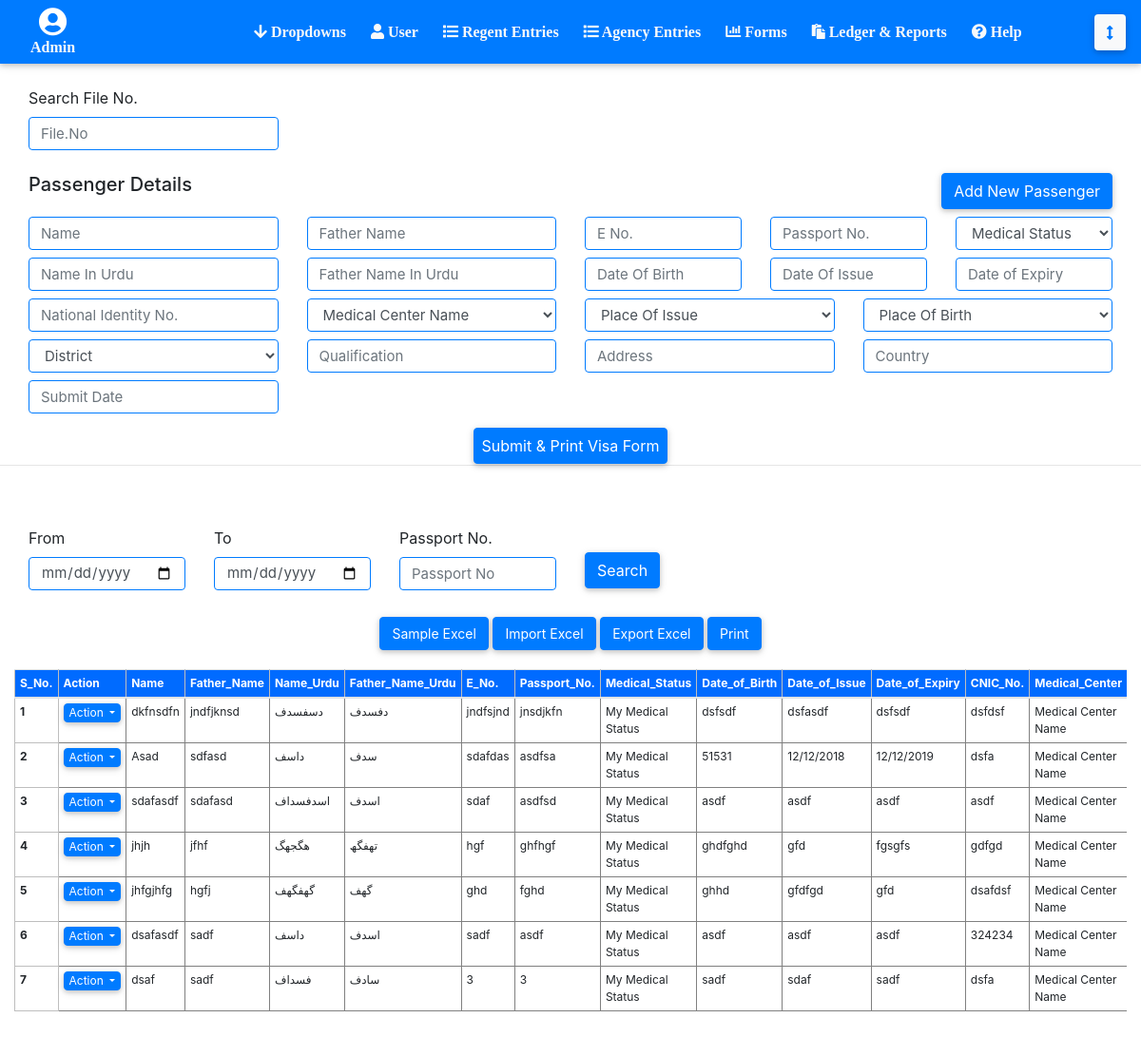
Screenshot of /Regent-Entry-Passenger-Detail.php (signed in) with the database file from the repository.
### tables this page shows
CREATE TABLE `passenger_details` (
  `passenger_id` int(11) NOT NULL,
  `regent_id` int(11) UNSIGNED NOT NULL,
  `user_id` int(11) NOT NULL,
  `passenger_name` varchar(30) DEFAULT NULL,
  `passenger_name_urdu` varchar(30) DEFAULT NULL,
  `passenger_national_identity_no` varchar(30) DEFAULT NULL,
  `passenger_district_id` int(11) DEFAULT NULL,
  `passenger_father_name` varchar(30) DEFAULT NULL,
  `passenger_father_name_urdu` varchar(30) DEFAULT NULL,
  `passenger_medical_center_id` int(11) DEFAULT NULL,
  `passenger_qualification` varchar(30) DEFAULT NULL,
  `passenger_eno` varchar(30) DEFAULT NULL,
  `passenger_dob` varchar(30) DEFAULT NULL,
  `passenger_place_of_issue_id` int(11) DEFAULT NULL,
  `passenger_address` text DEFAULT NULL,
  `passenger_passport_no` varchar(30) DEFAULT NULL,
  `passenger_date_of_issue` varchar(30) DEFAULT NULL,
  `passenger_medical_status_id` int(11) DEFAULT NULL,
  `passenger_date_of_expiry` varchar(30) DEFAULT NULL,
  `passenger_place_of_birth_id` int(11) DEFAULT NULL,
  `passenger_country` varchar(30) DEFAULT NULL,
  `passenger_submit_date` varchar(30) DEFAULT NULL,
  `current_date_submission` varchar(255) NOT NULL,
  `type` varchar(20) DEFAULT NULL,
  `status` varchar(255) DEFAULT NULL
);

CREATE TABLE `passenger_medical_status` (
  `passenger_medical_status_id` int(11) NOT NULL,
  `name` varchar(255) NOT NULL
);

CREATE TABLE `passenger_medical_center` (
  `passenger_medical_center_id` int(11) NOT NULL,
  `name` varchar(255) NOT NULL
);

### Regent-Entry-Passenger-Detail.php (the view, shortened to what the rows shown need)
<?php
include('connect.php');
include('header.php');
$role = $_SESSION['role'];
?>
<br><br>
<br>
<br>
<section class="container-fluid">
            <table class="table table-responsive mb-5  " style="padding-bottom:130px;">
                <thead>
                    <tr>
                      <th scope="col">S_No.</th>
                      <th scope="col" ><span class="text-primary"></span>Action<span class="text-primary"></span></th>
                      <th scope="col">Name</th>
                      <th scope="col">Father_Name</th>
                      <th scope="col">Name_Urdu</th>
                      <th scope="col">Father_Name_Urdu</th>
                      <th scope="col">E_No.</th>
                      <th scope="col">Passport_No.</th>
                      <th scope="col">Medical_Status</th>
                      <th scope="col">Date_of_Birth</th>
                      <th scope="col">Date_of_Issue</th>
                      <th scope="col">Date_of_Expiry</th>
                      <th scope="col">CNIC_No.</th>
                      <th scope="col">Medical_Center</th>
                    </tr>
                  </thead>
                  <tbody>
            <?php
           if(isset($_POST['search_passenger']))
           {
            $row_count=mysqli_num_rows($search_query);
            if($row_count>0)
            {
                $count=1;
                while ($std=mysqli_fetch_array($search_query)) {
                    ?>
                    <tr>
                     <th scope="row"><?php echo $count ?></th>
                     <td>
                     <div class="dropdown">
                            <button class="btn btn-primary dropdown-toggle" type="button" id="dropdownMenuButton" data-toggle="dropdown" aria-haspopup="true" aria-expanded="false"  style="font-size: 12px !important; color: white; padding: 0px; margin: 0px; padding-left: 5px !important; padding-right: 5px !important;">
                                Action
                            </button>
                            <div class="dropdown-menu fadeInUp animated faster pl-2" id="table-dropdown" aria-labelledby="dropdownMenuButton">
                                <?php
                                if($std['user_id'] == $_SESSION['user_id'] || $role == 'Admin')
                                {
                                    ?>
                                    <a style="font-size: 13px; font-weight: bold;" href="Regent-Entry-Passenger-Detail.php?edit_id=<?php echo $std[0] ?>" class="text-dark p-2">Edit</a><br>
                                            <a style="font-size: 13px; font-weight: bold;" href="Regent-Entry-Passenger-Detail.php?delete_id=<?php echo $std[0] ?>"  class="text-dark p-2">Delete</a><br>
                                    <?php
                                }
                                ?>
                                            <a style="font-size: 13px; font-weight: bold;" href="Visa-Form.php?passenger_id=<?php echo $std[0] ?>" class="btn text-light bg-warning p-1 ">Visa Form</a> <br>
                            </div>
                    </div>
                        </td>
                     <td><?php echo $std['passenger_name'] ?></td>
                     <td><?php echo $std['passenger_father_name'] ?></td>
                     <td><?php echo $std['passenger_name_urdu'] ?></td>
                     <td><?php echo $std['passenger_father_name_urdu'] ?></td>
                     <td><?php echo $std['passenger_eno'] ?></td>
                     <td><?php echo $std['passenger_passport_no'] ?></td>
                     <td><?php echo $std['passenger_medical_status'] ?></td>
                     <td><?php echo $std['passenger_dob'] ?></td>
                     <td><?php echo $std['passenger_date_of_issue'] ?></td>
                    <td><?php echo $std['passenger_date_of_expiry'] ?></td>
                    <td><?php echo $std['passenger_national_identity_no'] ?></td>
                    <td><?php echo $std['passenger_medical_center'] ?></td>
                    <td><?php echo $std['passenger_place_of_issue'] ?></td>
                    <td><?php echo $std['passenger_place_of_birth'] ?></td>
                    <td><?php echo $std['passenger_district'] ?></td>
                    <td><?php echo $std['passenger_qualification'] ?></td>
                    <td><?php echo $std['passenger_address'] ?></td>
                    <td><?php echo $std['passenger_country'] ?></td>
                    <td><?php echo $std['passenger_submit_date'] ?></td>
                    <td><?php echo "Marital Status" ?></td>
                </tr>
                    <?php
                    $count++;
                }
            }
            else
            {
                echo "<script>alert('Please input right fields')</script>";
            }
           }
           else
           {
         $query = mysqli_query($con, "
SELECT passenger_details.*, passenger_medical_status.name AS passenger_medical_status, passenger_medical_center.name AS passenger_medical_center, passenger_place_of_issue.name AS passenger_place_of_issue, passenger_place_of_birth.name AS passenger_place_of_birth, passenger_district.name AS passenger_district FROM `passenger_details`
INNER JOIN passenger_medical_status
ON
passenger_medical_status.passenger_medical_status_id = passenger_details.passenger_medical_status_id
INNER JOIN passenger_medical_center
ON
passenger_medical_center.passenger_medical_center_id = passenger_details.passenger_medical_center_id
INNER JOIN passenger_place_of_issue
ON
passenger_place_of_issue.passenger_place_of_issue_id = passenger_details.passenger_place_of_issue_id
INNER JOIN passenger_place_of_birth
ON
passenger_place_of_birth.passenger_place_of_birth_id = passenger_details.passenger_place_of_birth_id
INNER JOIN passenger_district
ON
passenger_district.passenger_district_id = passenger_details.passenger_district_id
WHERE status = 'Not Deleted'
                ");
            $count=1;
            while ($row=mysqli_fetch_array($query)) {
                ?>
                <tr>
                     <th scope="row"><?php echo $count ?></th>
                     <td >
                     <div class="dropdown">
                            <button class="btn btn-primary dropdown-toggle" type="button" id="dropdownMenuButton" data-toggle="dropdown" aria-haspopup="true" aria-expanded="false"  style="font-size: 12px !important; color: white; padding: 0px; margin: 0px; padding-left: 5px !important; padding-right: 5px !important;">
                                Action
                            </button>
                    </div>
                        </td>
                     <td><?php echo $row['passenger_name'] ?></td>
                     <td><?php echo $row['passenger_father_name'] ?></td>
                     <td><?php echo $row['passenger_name_urdu'] ?></td>
                     <td><?php echo $row['passenger_father_name_urdu'] ?></td>
                     <td><?php echo $row['passenger_eno'] ?></td>
                     <td><?php echo $row['passenger_passport_no'] ?></td>
                     <td><?php echo $row['passenger_medical_status'] ?></td>
                     <td><?php echo $row['passenger_dob'] ?></td>
                     <td><?php echo $row['passenger_date_of_issue'] ?></td>
                    <td><?php echo $row['passenger_date_of_expiry'] ?></td>
                    <td><?php echo $row['passenger_national_identity_no'] ?></td>
                    <td><?php echo $row['passenger_medical_center'] ?></td>
                </tr>
                <?php
                $count++;
            }
           }
            ?>
                    </tbody>
            </table>
</section>
</body>
</html>

### rows the page displays
passenger_details: passenger_name "dkfnsdfn", passenger_father_name "jndfjknsd", passenger_name_urdu "دسفسدف", passenger_father_name_urdu "دفسدف", passenger_eno "jndfsjnd", passenger_passport_no "jnsdjkfn", passenger_medical_status.name "My Medical Status", passenger_dob "dsfsdf", passenger_date_of_issue "dsfasdf", passenger_date_of_expiry "dsfsdf", passenger_national_identity_no "dsfdsf", passenger_medical_center.name "Medical Center Name"
passenger_details: passenger_name "Asad", passenger_father_name "sdfasd", passenger_name_urdu "داسف", passenger_father_name_urdu "سدف", passenger_eno "sdafdas", passenger_passport_no "asdfsa", passenger_medical_status.name "My Medical Status", passenger_dob "51531", passenger_date_of_issue "12/12/2018", passenger_date_of_expiry "12/12/2019", passenger_national_identity_no "dsfa", passenger_medical_center.name "Medical Center Name"
passenger_details: passenger_name "sdafasdf", passenger_father_name "sdafasd", passenger_name_urdu "اسدفسداف", passenger_father_name_urdu "اسدف", passenger_eno "sdaf", passenger_passport_no "asdfsd", passenger_medical_status.name "My Medical Status", passenger_dob "asdf", passenger_date_of_issue "asdf", passenger_date_of_expiry "asdf", passenger_national_identity_no "asdf", passenger_medical_center.name "Medical Center Name"
passenger_details: passenger_name "jhjh", passenger_father_name "jfhf", passenger_name_urdu "ھگجھگ", passenger_father_name_urdu "تھفگھ", passenger_eno "hgf", passenger_passport_no "ghfhgf", passenger_medical_status.name "My Medical Status", passenger_dob "ghdfghd", passenger_date_of_issue "gfd", passenger_date_of_expiry "fgsgfs", passenger_national_identity_no "gdfgd", passenger_medical_center.name "Medical Center Name"
passenger_details: passenger_name "jhfgjhfg", passenger_father_name "hgfj", passenger_name_urdu "گھفگھف", passenger_father_name_urdu "گھف", passenger_eno "ghd", passenger_passport_no "fghd", passenger_medical_status.name "My Medical Status", passenger_dob "ghhd", passenger_date_of_issue "gfdfgd", passenger_date_of_expiry "gfd", passenger_national_identity_no "dsafdsf", passenger_medical_center.name "Medical Center Name"
passenger_details: passenger_name "dsafasdf", passenger_father_name "sadf", passenger_name_urdu "داسف", passenger_father_name_urdu "اسدف", passenger_eno "sadf", passenger_passport_no "asdf", passenger_medical_status.name "My Medical Status", passenger_dob "asdf", passenger_date_of_issue "asdf", passenger_date_of_expiry "asdf", passenger_national_identity_no "324234", passenger_medical_center.name "Medical Center Name"
passenger_details: passenger_name "dsaf", passenger_father_name "sadf", passenger_name_urdu "فسداف", passenger_father_name_urdu "سادف", passenger_eno "3", passenger_passport_no "3", passenger_medical_status.name "My Medical Status", passenger_dob "sadf", passenger_date_of_issue "sdaf", passenger_date_of_expiry "sadf", passenger_national_identity_no "dsfa", passenger_medical_center.name "Medical Center Name"
